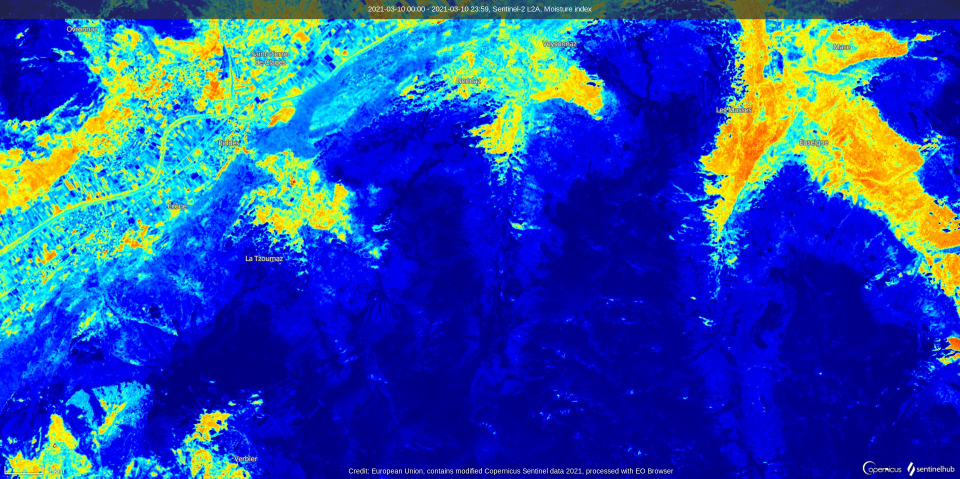
#> input picture data/mositure_images/2021-03-10-00_00_2021-03-10-23_59_Sentinel-2_L2A_Moisture_index.jpg, 1920 x 957 px (shown at 1/2 size)
$ python -i PreProcessing.py   (imports and definitions only)
#> lines starting #> are read from the running program, lines starting #| are printed output that depends on the picture
import cv2
import datetime
import numpy as np
from . import options as O
from . import SupportMethods as SM

PrintPrefix = "PP"

# [21 lines left out: functions imagePreProcess, getAllImagesPreProcessed, not called in this run]

def prepareAllImgs(imagesList, channelRule = O.CHANNELS[0]):
    ResTemp = []

    for img in imagesList:

        if channelRule == "all":
            img2 = cv2.cvtColor(img.copy(), cv2.COLOR_BGR2GRAY) #NTG
        elif channelRule == "red":
             img2 = img[:,:,[2]].copy() #NTG
        elif channelRule == "green":
            img2 = img[:,:,[1]].copy() #NTG
        elif channelRule == "blue":
            img2 = img[:,:,[0]].copy() #NTG
        else:
            img2 = cv2.cvtColor(img.copy(), cv2.COLOR_BGR2GRAY) #NTG
        if O.isNeedEqualizeHist:
            img2 = cv2.equalizeHist(img2) #NTG

        ResTemp.append(img2)

    print(PrintPrefix, "pAI", "Done")
    return ResTemp

# [142 lines left out: functions imageBlur, getAllImagesBlurred, imageThresh, getAllImagesThresh, imagePreProcessAutoThresh, getAllImagesPreProcessedAutoThresh and 4 more, not called in this run]

# [8 lines not run here, left out]

>>> import cv2
>>> picture = cv2.imread('../../data/mositure_images/2021-03-10-00_00_2021-03-10-23_59_Sentinel-2_L2A_Moisture_index.jpg', cv2.IMREAD_GRAYSCALE)
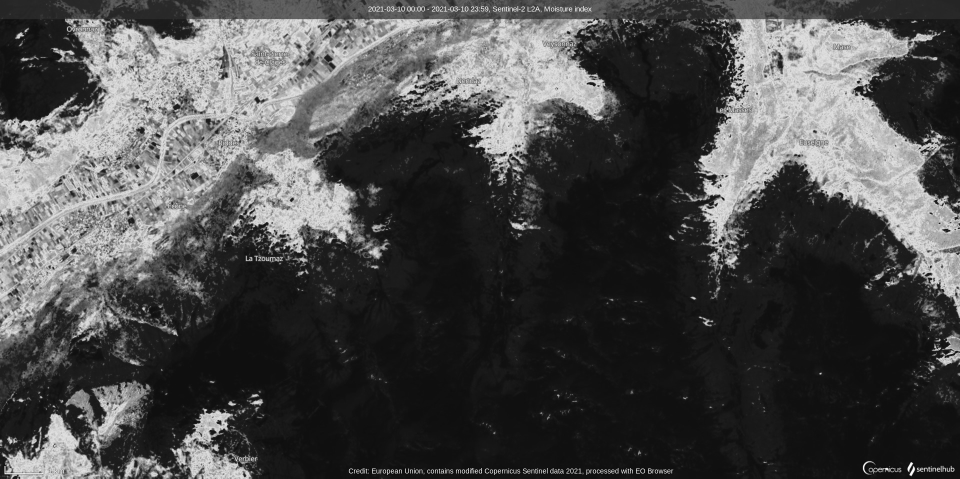
#> picture: shape (957, 1920) (shown at 1/2 size); min 0, max 255, mean 74.2
>>> result = prepareAllImgs(picture)
#> the loop in prepareAllImgs, `for img in imagesList: ` made 1 pass
#> after the loop in prepareAllImgs, `for img in imagesList:`: ResTemp = []
#> (the run stopped early here; a loop or call above may not have finished)

$ run again, on data/mositure_images/2021-03-20-00_00_2021-03-20-23_59_Sentinel-2_L2A_Moisture_index.jpg
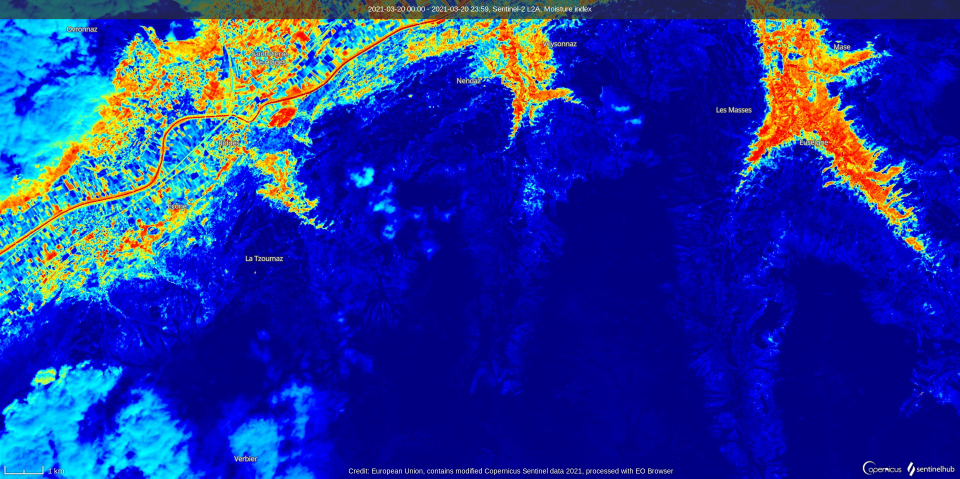
#> input picture data/mositure_images/2021-03-20-00_00_2021-03-20-23_59_Sentinel-2_L2A_Moisture_index.jpg, 1920 x 957 px (shown at 1/2 size)
#> `picture = cv2.imread('../../data/mositure_images/2021-03-10-00_00_2021..`:
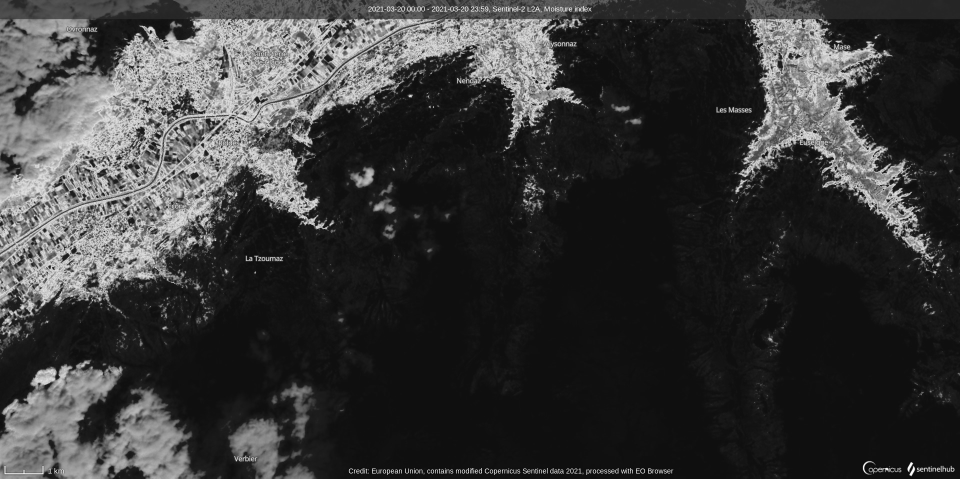
#> picture: shape (957, 1920) (shown at 1/2 size); min 0, max 255, mean 56.2
#> the loop in prepareAllImgs, `for img in imagesList: ` made 1 pass
#> after the loop in prepareAllImgs, `for img in imagesList:`: ResTemp = []

$ run again, on data/mositure_images/2021-03-25-00_00_2021-03-25-23_59_Sentinel-2_L2A_Moisture_index.jpg
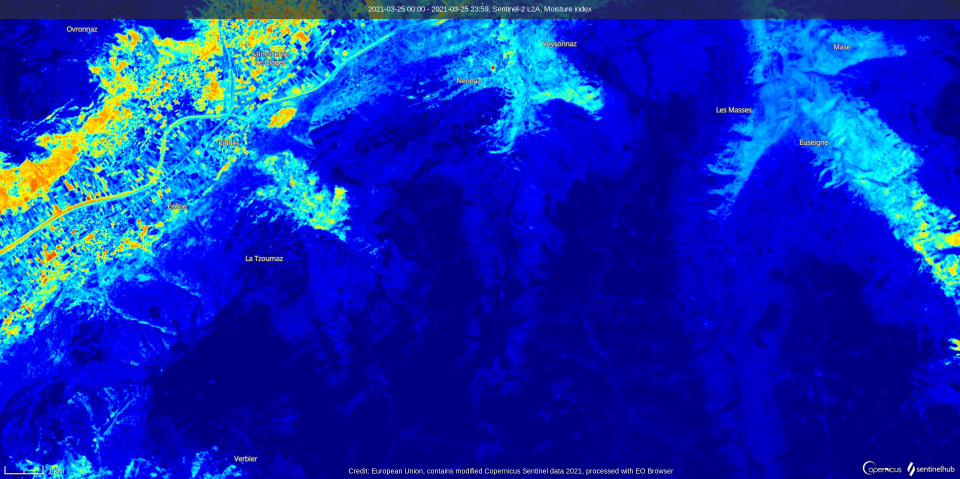
#> input picture data/mositure_images/2021-03-25-00_00_2021-03-25-23_59_Sentinel-2_L2A_Moisture_index.jpg, 1920 x 957 px (shown at 1/2 size)
#> `picture = cv2.imread('../../data/mositure_images/2021-03-10-00_00_2021..`:
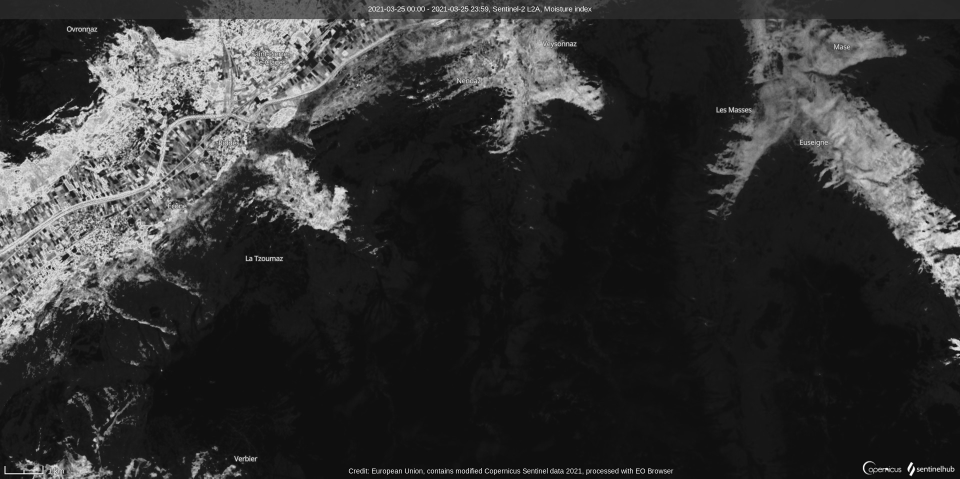
#> picture: shape (957, 1920) (shown at 1/2 size); min 0, max 255, mean 50.8
#> the loop in prepareAllImgs, `for img in imagesList: ` made 1 pass
#> after the loop in prepareAllImgs, `for img in imagesList:`: ResTemp = []
